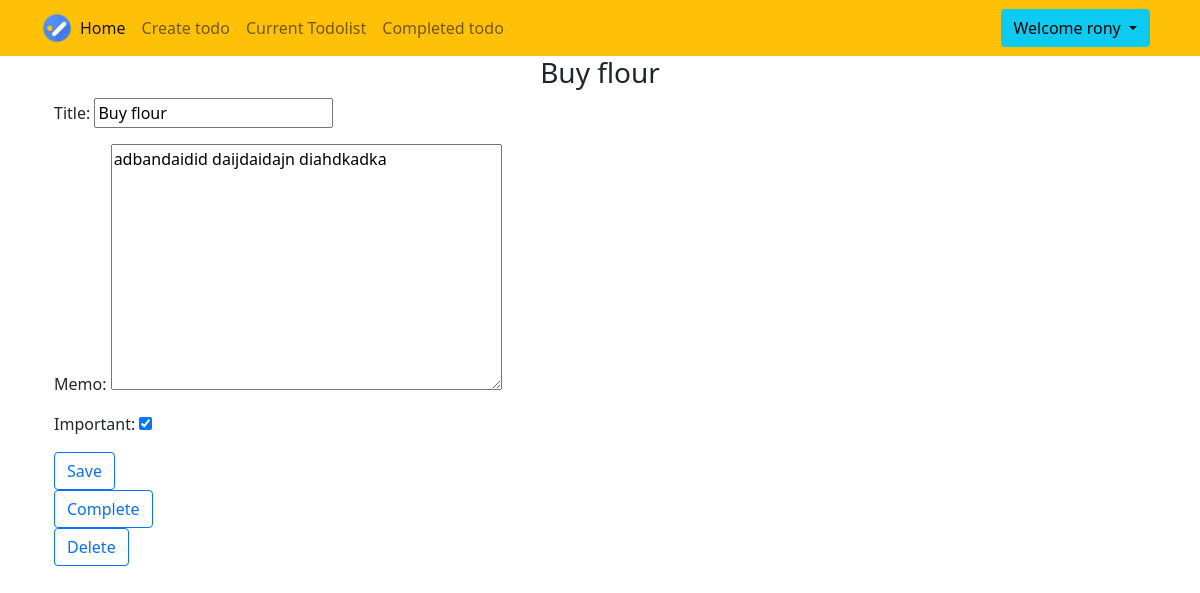
Screenshot of /todo/7 (signed in) with the database file from the repository.
### todo/models.py (models this page shows, shortened)
class Todo(models.Model):
    title=models.CharField(max_length=300)
    memo=models.TextField(blank=True)
    created=models.DateTimeField(auto_now_add=True)
    important=models.BooleanField(default=False)
    datecompleted=models.DateTimeField(null=True,blank=True)
    user=models.ForeignKey(User,on_delete=models.CASCADE)

### todo/views.py (the view, shortened to what this page needs)
# urls.py: path('todo/<int:todo_pk>',views.viewtodo,name='viewtodo'),
@csrf_exempt
@login_required
def viewtodo(request,todo_pk):
    todoview=get_object_or_404(Todo,pk=todo_pk,user=request.user)
    if request.method=='GET':
        form=TodoForm(instance=todoview)
        return render(request,'todo/viewtodo.html',{'todo':todoview,'form':form})

### todo/forms.py
class TodoForm(ModelForm):
    class Meta:
        model = Todo
        fields=['title','memo','important']

### todo/templates/todo/viewtodo.html (shortened to what this page needs)
{% extends 'todo/base.html'%}
{%block content%}
<div class="container">
<h3 class="text-center">{{todo.title}}</h3>
</div>
<div class="container">
<form method="POST">
    {{form.as_p}}
<button class="btn btn-outline-primary" type="submit">Save</button>
</form>
<form method="POST" action="{%url 'completetodo' todo.id %}">
<button class="btn btn-outline-primary" type="submit">Complete</button>
</form>
<form method="POST" action="{%url 'deletetodo' todo.id %}">
<button class="btn btn-outline-primary" type="submit">Delete</button>
</form>
</div>
{%endblock%}

### todo/templates/todo/base.html (shortened to what this page needs)
{% load static %}
<!doctype html>
<html lang="en">
<head>
    <link href="https://cdn.jsdelivr.net/npm/bootstrap@5.0.2/dist/css/bootstrap.min.css" rel="stylesheet"
>
</head>
<body>
    <nav class="navbar navbar-expand-md navbar-light bg-warning">
        <div class="container">
            <img src="{% static 'todo/todo1.png' %}" width="30" height="30" class="d-inline-block align-top"
                alt="Rony's Logo">
            <div class="collapse navbar-collapse" id="navbarSupportedContent">
                {% if user.is_authenticated %}
                <ul class="navbar-nav me-auto mb-2 mb-lg-0">
                    <li class="nav-item">
                        <a class="nav-link active" aria-current="page" href="/">Home</a>
                    </li>
                    <li class="nav-item">
                        <a class="nav-link" href="/create/">Create todo</a>
                    </li>
                    <li class="nav-item">
                        <a class="nav-link" href="/current/">Current Todolist</a>
                    </li>
                    <li class="nav-item">
                        <a class="nav-link" href="/completed/">Completed todo</a>
                    </li>
                </ul>
                <div class="dropdown">
                    <button class="btn btn-info dropdown-toggle mx-2" type="button" id="dropdownMenuButton1"
                        data-bs-toggle="dropdown" aria-expanded="false">
                        Welcome {{user.username}}
                    </button>
                </div>
                {% endif %}
            </div>
        </div>
    </nav>
    <div class="container">
        {%block content%} {%endblock%}
    </div>
</body>
</html>

### rows the page displays
Todo: title "Buy flour", memo "adbandaidid daijdaidajn diahdkadka", important "☑"

### other values shown
{{ user.username }} "rony"
